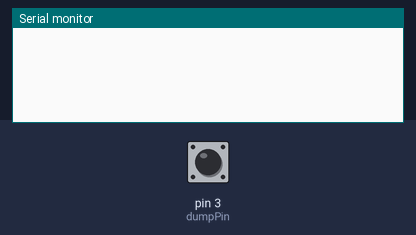
Bench run of a sketch on a simulated Arduino Uno, built with avr-gcc and run on an emulated ATmega328P. Shown: the last lines printed to the serial monitor. The test bench sets the inputs (shaded band); at power-on: pin 3 (dumpPin) LOW.

Above: at 1.2 s.
1.3 s: pin 3 (dumpPin) driven HIGH
At 2.8 s:
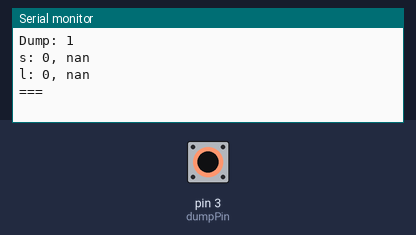
3.3 s: pin 3 (dumpPin) pulsed LOW 2 times (0.12 s each, 0.3 s apart)
5.7 s: pin 3 (dumpPin) pulsed LOW 5 times (0.12 s each, 0.3 s apart)
At 7.62 s:
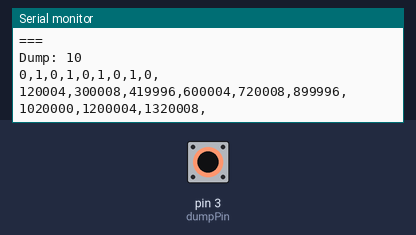

Measured:
- after the input at 1.3 s, the serial monitor: prints a new line after 0.50 s (image 1)
- after the input at 5.7 s, the serial monitor: prints a new line after 1.8 s (image 2)

The sketch:

Dumper.ino
```cpp
/*
  Dumper
  Sends dumped message times
 */

int led = LED_BUILTIN;

int dumpPin = 3;
//Time of start
unsigned long startMsgTime = 0;
unsigned long lastPulseTime = 0;
//Time to separate messages
unsigned long periodTime = 500000;  // 0.5 sec
int curPulseVal = 0;
bool vals[256];
unsigned long times[256];
int pulseCount = 0;


void setup() {
  // initialize serial communication at 9600 bits per second:
  Serial.begin(9600);
  // make the pushbutton's pin an input:
  pinMode(dumpPin, INPUT);
  pulseCount = 0;
}

// the loop routine runs over and over again forever:
void loop() {
  // read the input pin:

  int pinValue = digitalRead(dumpPin);
  if(pinValue != curPulseVal){
    unsigned long curMicros = micros();
    lastPulseTime = curMicros;
    if(pulseCount == 0){  // Start of the message
      startMsgTime = curMicros;
      vals[0] = pinValue;
      pulseCount = 1;
    }else{
      times[pulseCount-1] = curMicros - startMsgTime;
      vals[pulseCount] = pinValue;
      pulseCount++;

      if(pulseCount > 255){
        Serial.print("Overflow");
      }

    }
    curPulseVal = pinValue;
  }else{  //Check if we need to send message
    if(pulseCount > 0){
      if((micros() - lastPulseTime) > periodTime){
        sendDump();
      }
    }
  }}

//Sendig accumulated values of cod
void sendDump() {
  Serial.print("Dump: ");
  Serial.println(pulseCount);
  int maxL = pulseCount -1;
  int i;
  for (i = 0; i < maxL; i = i + 1) {
    Serial.print(vals[i]);
    Serial.print(",");
  }
  Serial.println();
  for (i = 0; i < maxL; i = i + 1) {
    Serial.print(times[i]);
    Serial.print(",");
  }
  Serial.println();
  unsigned long lastTime = 0;
  double p200 = 0;
  int p200c = 0;
  double p700 = 0;
  int p700c = 0;
  for (i = 0; i < maxL; i = i + 1) {
    int period = times[i] - lastTime;
    Serial.print(period);
    lastTime = times[i];
    Serial.print(",");
  }
  Serial.println();
  lastTime = 0;
  for (i = 0; i < maxL; i = i + 1) {
    int period = times[i] - lastTime;
    if(period > 200 && period < 300){
      p200 += period;
      p200c++;
      Serial.print("s");
    }else if(period > 700 && period < 1000){
      p700 += period;
      p700c++;
      Serial.print("l");
    }else if(period > 1000 && period < 2000){
      Serial.print("n");
    }else if(period > 3000){
      Serial.print("p");
    }else{
      Serial.print("?");
    }
    lastTime = times[i];
    Serial.print(",");
  }
  Serial.println();
  Serial.print("s: ");
  Serial.print(p200c);
  Serial.print(", ");
  Serial.println(p200/float(p200c));
  Serial.print("l: ");
  Serial.print(p700c);
  Serial.print(", ");
  Serial.println(p700/float(p700c));
  pulseCount = 0;
  Serial.println("===");
}
```
